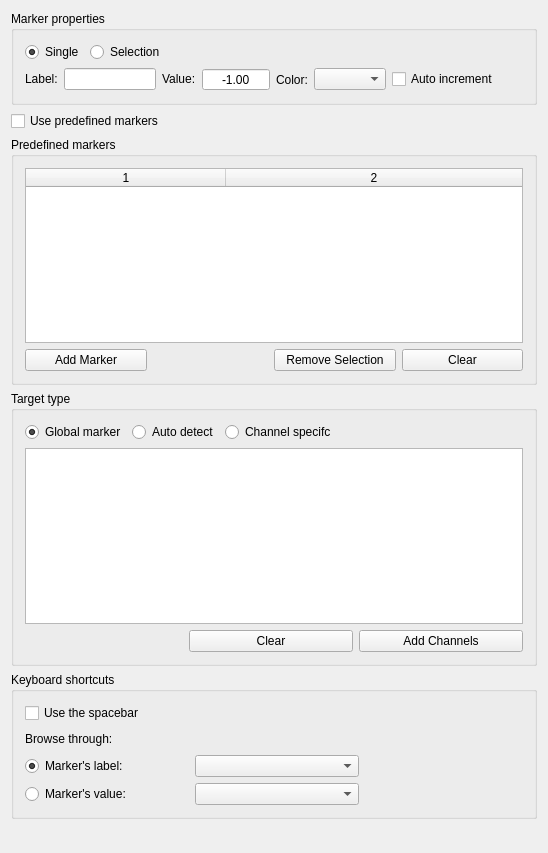
<?xml version="1.0" encoding="UTF-8"?>
<ui version="4.0">
 <class>AwMarkerInspectorUI</class>
 <widget class="QWidget" name="AwMarkerInspectorUI">
  <property name="geometry">
   <rect>
    <x>0</x>
    <y>0</y>
    <width>548</width>
    <height>853</height>
   </rect>
  </property>
  <property name="sizePolicy">
   <sizepolicy hsizetype="Preferred" vsizetype="Preferred">
    <horstretch>0</horstretch>
    <verstretch>0</verstretch>
   </sizepolicy>
  </property>
  <property name="windowTitle">
   <string>Adding Markers</string>
  </property>
  <property name="windowIcon">
   <iconset resource="../../resources/AnyWave.qrc">
    <normaloff>:/images/AnyWave_icon.png</normaloff>:/images/AnyWave_icon.png</iconset>
  </property>
  <layout class="QVBoxLayout" name="verticalLayout_5">
   <item>
    <widget class="QGroupBox" name="groupBox">
     <property name="sizePolicy">
      <sizepolicy hsizetype="Preferred" vsizetype="Preferred">
       <horstretch>0</horstretch>
       <verstretch>0</verstretch>
      </sizepolicy>
     </property>
     <property name="title">
      <string>Marker properties</string>
     </property>
     <layout class="QVBoxLayout" name="verticalLayout_2">
      <item>
       <layout class="QHBoxLayout" name="horizontalLayout_8">
        <item>
         <widget class="QRadioButton" name="radioSingle">
          <property name="sizePolicy">
           <sizepolicy hsizetype="Preferred" vsizetype="Fixed">
            <horstretch>0</horstretch>
            <verstretch>0</verstretch>
           </sizepolicy>
          </property>
          <property name="text">
           <string>Single</string>
          </property>
          <property name="checked">
           <bool>true</bool>
          </property>
         </widget>
        </item>
        <item>
         <widget class="QRadioButton" name="radioSelection">
          <property name="sizePolicy">
           <sizepolicy hsizetype="Preferred" vsizetype="Fixed">
            <horstretch>0</horstretch>
            <verstretch>0</verstretch>
           </sizepolicy>
          </property>
          <property name="text">
           <string>Selection</string>
          </property>
         </widget>
        </item>
        <item>
         <spacer name="horizontalSpacer_3">
          <property name="orientation">
           <enum>Qt::Horizontal</enum>
          </property>
          <property name="sizeHint" stdset="0">
           <size>
            <width>40</width>
            <height>20</height>
           </size>
          </property>
         </spacer>
        </item>
       </layout>
      </item>
      <item>
       <layout class="QHBoxLayout" name="horizontalLayout" stretch="1,0,0,0,0,0,0,0">
        <item>
         <widget class="QLabel" name="labelName">
          <property name="sizePolicy">
           <sizepolicy hsizetype="Preferred" vsizetype="Fixed">
            <horstretch>0</horstretch>
            <verstretch>0</verstretch>
           </sizepolicy>
          </property>
          <property name="text">
           <string>Label:</string>
          </property>
          <property name="scaledContents">
           <bool>true</bool>
          </property>
         </widget>
        </item>
        <item>
         <widget class="QLineEdit" name="lineEditName">
          <property name="sizePolicy">
           <sizepolicy hsizetype="Expanding" vsizetype="Fixed">
            <horstretch>0</horstretch>
            <verstretch>0</verstretch>
           </sizepolicy>
          </property>
         </widget>
        </item>
        <item>
         <widget class="QLabel" name="labelValue">
          <property name="sizePolicy">
           <sizepolicy hsizetype="Preferred" vsizetype="Fixed">
            <horstretch>0</horstretch>
            <verstretch>0</verstretch>
           </sizepolicy>
          </property>
          <property name="text">
           <string>Value:</string>
          </property>
          <property name="scaledContents">
           <bool>true</bool>
          </property>
          <property name="buddy">
           <cstring>spinValue</cstring>
          </property>
         </widget>
        </item>
        <item>
         <widget class="QDoubleSpinBox" name="spinValue">
          <property name="sizePolicy">
           <sizepolicy hsizetype="Preferred" vsizetype="Fixed">
            <horstretch>0</horstretch>
            <verstretch>0</verstretch>
           </sizepolicy>
          </property>
          <property name="alignment">
           <set>Qt::AlignCenter</set>
          </property>
          <property name="buttonSymbols">
           <enum>QAbstractSpinBox::NoButtons</enum>
          </property>
          <property name="minimum">
           <double>-1.000000000000000</double>
          </property>
          <property name="maximum">
           <double>1000000000000000013287555072.000000000000000</double>
          </property>
          <property name="value">
           <double>-1.000000000000000</double>
          </property>
         </widget>
        </item>
        <item>
         <widget class="QLabel" name="label">
          <property name="text">
           <string>Color:</string>
          </property>
         </widget>
        </item>
        <item>
         <widget class="QComboBox" name="comboBoxColor">
          <property name="sizePolicy">
           <sizepolicy hsizetype="Expanding" vsizetype="Fixed">
            <horstretch>0</horstretch>
            <verstretch>0</verstretch>
           </sizepolicy>
          </property>
         </widget>
        </item>
        <item>
         <widget class="QCheckBox" name="checkAutoInc">
          <property name="sizePolicy">
           <sizepolicy hsizetype="Preferred" vsizetype="Fixed">
            <horstretch>0</horstretch>
            <verstretch>0</verstretch>
           </sizepolicy>
          </property>
          <property name="text">
           <string>Auto increment</string>
          </property>
         </widget>
        </item>
        <item>
         <spacer name="horizontalSpacer_5">
          <property name="orientation">
           <enum>Qt::Horizontal</enum>
          </property>
          <property name="sizeHint" stdset="0">
           <size>
            <width>40</width>
            <height>20</height>
           </size>
          </property>
         </spacer>
        </item>
       </layout>
      </item>
     </layout>
    </widget>
   </item>
   <item>
    <layout class="QHBoxLayout" name="horizontalLayout_13">
     <item>
      <widget class="QCheckBox" name="checkPredefined">
       <property name="sizePolicy">
        <sizepolicy hsizetype="Preferred" vsizetype="Fixed">
         <horstretch>0</horstretch>
         <verstretch>0</verstretch>
        </sizepolicy>
       </property>
       <property name="text">
        <string>Use predefined markers</string>
       </property>
      </widget>
     </item>
     <item>
      <spacer name="horizontalSpacer_11">
       <property name="orientation">
        <enum>Qt::Horizontal</enum>
       </property>
       <property name="sizeHint" stdset="0">
        <size>
         <width>40</width>
         <height>20</height>
        </size>
       </property>
      </spacer>
     </item>
    </layout>
   </item>
   <item>
    <widget class="QGroupBox" name="groupBoxPredefined">
     <property name="sizePolicy">
      <sizepolicy hsizetype="Preferred" vsizetype="Preferred">
       <horstretch>0</horstretch>
       <verstretch>0</verstretch>
      </sizepolicy>
     </property>
     <property name="title">
      <string>Predefined markers</string>
     </property>
     <layout class="QVBoxLayout" name="verticalLayout">
      <item>
       <widget class="QTableWidget" name="table">
        <property name="minimumSize">
         <size>
          <width>0</width>
          <height>150</height>
         </size>
        </property>
        <property name="editTriggers">
         <set>QAbstractItemView::NoEditTriggers</set>
        </property>
        <property name="alternatingRowColors">
         <bool>true</bool>
        </property>
        <property name="selectionMode">
         <enum>QAbstractItemView::MultiSelection</enum>
        </property>
        <property name="selectionBehavior">
         <enum>QAbstractItemView::SelectRows</enum>
        </property>
        <property name="columnCount">
         <number>2</number>
        </property>
        <attribute name="horizontalHeaderVisible">
         <bool>true</bool>
        </attribute>
        <attribute name="horizontalHeaderCascadingSectionResizes">
         <bool>false</bool>
        </attribute>
        <attribute name="horizontalHeaderMinimumSectionSize">
         <number>30</number>
        </attribute>
        <attribute name="horizontalHeaderDefaultSectionSize">
         <number>200</number>
        </attribute>
        <attribute name="horizontalHeaderShowSortIndicator" stdset="0">
         <bool>false</bool>
        </attribute>
        <attribute name="horizontalHeaderStretchLastSection">
         <bool>true</bool>
        </attribute>
        <attribute name="verticalHeaderVisible">
         <bool>false</bool>
        </attribute>
        <column/>
        <column/>
       </widget>
      </item>
      <item>
       <layout class="QHBoxLayout" name="horizontalLayout_2">
        <item>
         <widget class="QPushButton" name="buttonAddMarker">
          <property name="sizePolicy">
           <sizepolicy hsizetype="Expanding" vsizetype="Fixed">
            <horstretch>0</horstretch>
            <verstretch>0</verstretch>
           </sizepolicy>
          </property>
          <property name="text">
           <string>Add Marker</string>
          </property>
         </widget>
        </item>
        <item>
         <spacer name="horizontalSpacer">
          <property name="orientation">
           <enum>Qt::Horizontal</enum>
          </property>
          <property name="sizeHint" stdset="0">
           <size>
            <width>13</width>
            <height>20</height>
           </size>
          </property>
         </spacer>
        </item>
        <item>
         <widget class="QPushButton" name="buttonRemoveSelection">
          <property name="sizePolicy">
           <sizepolicy hsizetype="Expanding" vsizetype="Fixed">
            <horstretch>0</horstretch>
            <verstretch>0</verstretch>
           </sizepolicy>
          </property>
          <property name="text">
           <string>Remove Selection</string>
          </property>
         </widget>
        </item>
        <item>
         <widget class="QPushButton" name="buttonClearList">
          <property name="sizePolicy">
           <sizepolicy hsizetype="Expanding" vsizetype="Fixed">
            <horstretch>0</horstretch>
            <verstretch>0</verstretch>
           </sizepolicy>
          </property>
          <property name="text">
           <string>Clear</string>
          </property>
         </widget>
        </item>
       </layout>
      </item>
     </layout>
    </widget>
   </item>
   <item>
    <widget class="QGroupBox" name="groupBoxSettings">
     <property name="sizePolicy">
      <sizepolicy hsizetype="Preferred" vsizetype="Preferred">
       <horstretch>0</horstretch>
       <verstretch>0</verstretch>
      </sizepolicy>
     </property>
     <property name="title">
      <string>Target type</string>
     </property>
     <layout class="QVBoxLayout" name="verticalLayout_3">
      <item>
       <layout class="QHBoxLayout" name="horizontalLayout_3">
        <item>
         <widget class="QRadioButton" name="radioGlobal">
          <property name="sizePolicy">
           <sizepolicy hsizetype="Preferred" vsizetype="Preferred">
            <horstretch>0</horstretch>
            <verstretch>0</verstretch>
           </sizepolicy>
          </property>
          <property name="toolTip">
           <string>Marker will be global</string>
          </property>
          <property name="text">
           <string>Global marker</string>
          </property>
          <property name="checked">
           <bool>true</bool>
          </property>
         </widget>
        </item>
        <item>
         <widget class="QRadioButton" name="radioAutoDetect">
          <property name="sizePolicy">
           <sizepolicy hsizetype="Minimum" vsizetype="Preferred">
            <horstretch>0</horstretch>
            <verstretch>0</verstretch>
           </sizepolicy>
          </property>
          <property name="toolTip">
           <string>Mouse click over a channel to make it the target for the marker</string>
          </property>
          <property name="text">
           <string>Auto detect</string>
          </property>
         </widget>
        </item>
        <item>
         <widget class="QRadioButton" name="radioSpecific">
          <property name="sizePolicy">
           <sizepolicy hsizetype="Preferred" vsizetype="Preferred">
            <horstretch>0</horstretch>
            <verstretch>0</verstretch>
           </sizepolicy>
          </property>
          <property name="toolTip">
           <string>Marker will target specific channel(s)</string>
          </property>
          <property name="text">
           <string>Channel specifc</string>
          </property>
         </widget>
        </item>
        <item>
         <spacer name="horizontalSpacer_6">
          <property name="orientation">
           <enum>Qt::Horizontal</enum>
          </property>
          <property name="sizeHint" stdset="0">
           <size>
            <width>40</width>
            <height>20</height>
           </size>
          </property>
         </spacer>
        </item>
       </layout>
      </item>
      <item>
       <widget class="QListWidget" name="listWidgetTargets">
        <property name="sizePolicy">
         <sizepolicy hsizetype="Expanding" vsizetype="Preferred">
          <horstretch>0</horstretch>
          <verstretch>0</verstretch>
         </sizepolicy>
        </property>
        <property name="minimumSize">
         <size>
          <width>0</width>
          <height>150</height>
         </size>
        </property>
       </widget>
      </item>
      <item>
       <layout class="QHBoxLayout" name="horizontalLayout_4">
        <item>
         <spacer name="horizontalSpacerTargets">
          <property name="orientation">
           <enum>Qt::Horizontal</enum>
          </property>
          <property name="sizeHint" stdset="0">
           <size>
            <width>40</width>
            <height>20</height>
           </size>
          </property>
         </spacer>
        </item>
        <item>
         <widget class="QPushButton" name="buttonClearTargets">
          <property name="sizePolicy">
           <sizepolicy hsizetype="Expanding" vsizetype="Fixed">
            <horstretch>0</horstretch>
            <verstretch>0</verstretch>
           </sizepolicy>
          </property>
          <property name="toolTip">
           <string>Clear actual targets</string>
          </property>
          <property name="text">
           <string>Clear</string>
          </property>
         </widget>
        </item>
        <item>
         <widget class="QPushButton" name="buttonAddChannels">
          <property name="sizePolicy">
           <sizepolicy hsizetype="Expanding" vsizetype="Fixed">
            <horstretch>0</horstretch>
            <verstretch>0</verstretch>
           </sizepolicy>
          </property>
          <property name="toolTip">
           <string>Add channel(s) as targets for the marker</string>
          </property>
          <property name="text">
           <string>Add Channels</string>
          </property>
         </widget>
        </item>
       </layout>
      </item>
     </layout>
    </widget>
   </item>
   <item>
    <widget class="QGroupBox" name="groupBoxShortcuts">
     <property name="sizePolicy">
      <sizepolicy hsizetype="Preferred" vsizetype="Preferred">
       <horstretch>0</horstretch>
       <verstretch>0</verstretch>
      </sizepolicy>
     </property>
     <property name="title">
      <string>Keyboard shortcuts</string>
     </property>
     <layout class="QVBoxLayout" name="verticalLayout_4">
      <item>
       <layout class="QHBoxLayout" name="horizontalLayout_9">
        <item>
         <widget class="QCheckBox" name="checkBindingActive">
          <property name="sizePolicy">
           <sizepolicy hsizetype="Expanding" vsizetype="Preferred">
            <horstretch>0</horstretch>
            <verstretch>0</verstretch>
           </sizepolicy>
          </property>
          <property name="text">
           <string>Use the spacebar</string>
          </property>
         </widget>
        </item>
        <item>
         <spacer name="horizontalSpacer_2">
          <property name="orientation">
           <enum>Qt::Horizontal</enum>
          </property>
          <property name="sizeHint" stdset="0">
           <size>
            <width>40</width>
            <height>20</height>
           </size>
          </property>
         </spacer>
        </item>
       </layout>
      </item>
      <item>
       <layout class="QHBoxLayout" name="horizontalLayout_10">
        <item>
         <widget class="QLabel" name="labelBrowse">
          <property name="text">
           <string>Browse through:</string>
          </property>
         </widget>
        </item>
        <item>
         <spacer name="horizontalSpacer_10">
          <property name="orientation">
           <enum>Qt::Horizontal</enum>
          </property>
          <property name="sizeHint" stdset="0">
           <size>
            <width>40</width>
            <height>20</height>
           </size>
          </property>
         </spacer>
        </item>
       </layout>
      </item>
      <item>
       <layout class="QHBoxLayout" name="horizontalLayout_11">
        <item>
         <widget class="QRadioButton" name="radioLabels">
          <property name="sizePolicy">
           <sizepolicy hsizetype="Expanding" vsizetype="Preferred">
            <horstretch>0</horstretch>
            <verstretch>0</verstretch>
           </sizepolicy>
          </property>
          <property name="text">
           <string>Marker's label:</string>
          </property>
          <property name="checked">
           <bool>true</bool>
          </property>
         </widget>
        </item>
        <item>
         <widget class="QComboBox" name="comboLabels">
          <property name="sizePolicy">
           <sizepolicy hsizetype="Expanding" vsizetype="Preferred">
            <horstretch>0</horstretch>
            <verstretch>0</verstretch>
           </sizepolicy>
          </property>
         </widget>
        </item>
        <item>
         <spacer name="horizontalSpacer_8">
          <property name="orientation">
           <enum>Qt::Horizontal</enum>
          </property>
          <property name="sizeHint" stdset="0">
           <size>
            <width>40</width>
            <height>20</height>
           </size>
          </property>
         </spacer>
        </item>
       </layout>
      </item>
      <item>
       <layout class="QHBoxLayout" name="horizontalLayout_12">
        <item>
         <widget class="QRadioButton" name="radioValues">
          <property name="sizePolicy">
           <sizepolicy hsizetype="Expanding" vsizetype="Preferred">
            <horstretch>0</horstretch>
            <verstretch>0</verstretch>
           </sizepolicy>
          </property>
          <property name="text">
           <string>Marker's value:</string>
          </property>
         </widget>
        </item>
        <item>
         <widget class="QComboBox" name="comboValues">
          <property name="sizePolicy">
           <sizepolicy hsizetype="Expanding" vsizetype="Preferred">
            <horstretch>0</horstretch>
            <verstretch>0</verstretch>
           </sizepolicy>
          </property>
         </widget>
        </item>
        <item>
         <spacer name="horizontalSpacer_9">
          <property name="orientation">
           <enum>Qt::Horizontal</enum>
          </property>
          <property name="sizeHint" stdset="0">
           <size>
            <width>40</width>
            <height>20</height>
           </size>
          </property>
         </spacer>
        </item>
       </layout>
      </item>
     </layout>
    </widget>
   </item>
   <item>
    <spacer name="verticalSpacer">
     <property name="orientation">
      <enum>Qt::Vertical</enum>
     </property>
     <property name="sizeHint" stdset="0">
      <size>
       <width>20</width>
       <height>40</height>
      </size>
     </property>
    </spacer>
   </item>
  </layout>
 </widget>
 <layoutdefault spacing="6" margin="11"/>
 <resources>
  <include location="../../resources/AnyWave.qrc"/>
 </resources>
 <connections>
  <connection>
   <sender>radioGlobal</sender>
   <signal>toggled(bool)</signal>
   <receiver>listWidgetTargets</receiver>
   <slot>setHidden(bool)</slot>
   <hints>
    <hint type="sourcelabel">
     <x>77</x>
     <y>425</y>
    </hint>
    <hint type="destinationlabel">
     <x>66</x>
     <y>456</y>
    </hint>
   </hints>
  </connection>
  <connection>
   <sender>radioSpecific</sender>
   <signal>toggled(bool)</signal>
   <receiver>listWidgetTargets</receiver>
   <slot>setVisible(bool)</slot>
   <hints>
    <hint type="sourcelabel">
     <x>297</x>
     <y>425</y>
    </hint>
    <hint type="destinationlabel">
     <x>173</x>
     <y>441</y>
    </hint>
   </hints>
  </connection>
  <connection>
   <sender>radioGlobal</sender>
   <signal>toggled(bool)</signal>
   <receiver>buttonAddChannels</receiver>
   <slot>setHidden(bool)</slot>
   <hints>
    <hint type="sourcelabel">
     <x>107</x>
     <y>425</y>
    </hint>
    <hint type="destinationlabel">
     <x>527</x>
     <y>647</y>
    </hint>
   </hints>
  </connection>
  <connection>
   <sender>radioSpecific</sender>
   <signal>toggled(bool)</signal>
   <receiver>buttonAddChannels</receiver>
   <slot>setVisible(bool)</slot>
   <hints>
    <hint type="sourcelabel">
     <x>297</x>
     <y>425</y>
    </hint>
    <hint type="destinationlabel">
     <x>527</x>
     <y>647</y>
    </hint>
   </hints>
  </connection>
  <connection>
   <sender>checkPredefined</sender>
   <signal>toggled(bool)</signal>
   <receiver>groupBoxPredefined</receiver>
   <slot>setVisible(bool)</slot>
   <hints>
    <hint type="sourcelabel">
     <x>146</x>
     <y>116</y>
    </hint>
    <hint type="destinationlabel">
     <x>314</x>
     <y>200</y>
    </hint>
   </hints>
  </connection>
  <connection>
   <sender>buttonAddMarker</sender>
   <signal>clicked()</signal>
   <receiver>AwMarkerInspectorUI</receiver>
   <slot>addPredefinedMarker()</slot>
   <hints>
    <hint type="sourcelabel">
     <x>84</x>
     <y>364</y>
    </hint>
    <hint type="destinationlabel">
     <x>6</x>
     <y>186</y>
    </hint>
   </hints>
  </connection>
  <connection>
   <sender>buttonClearList</sender>
   <signal>clicked()</signal>
   <receiver>AwMarkerInspectorUI</receiver>
   <slot>clearPredefinedMarkers()</slot>
   <hints>
    <hint type="sourcelabel">
     <x>527</x>
     <y>364</y>
    </hint>
    <hint type="destinationlabel">
     <x>315</x>
     <y>218</y>
    </hint>
   </hints>
  </connection>
  <connection>
   <sender>buttonRemoveSelection</sender>
   <signal>clicked()</signal>
   <receiver>AwMarkerInspectorUI</receiver>
   <slot>removeSelectedPredefinedMarkers()</slot>
   <hints>
    <hint type="sourcelabel">
     <x>399</x>
     <y>364</y>
    </hint>
    <hint type="destinationlabel">
     <x>315</x>
     <y>172</y>
    </hint>
   </hints>
  </connection>
  <connection>
   <sender>checkPredefined</sender>
   <signal>toggled(bool)</signal>
   <receiver>AwMarkerInspectorUI</receiver>
   <slot>changeUsePredefined(bool)</slot>
   <hints>
    <hint type="sourcelabel">
     <x>146</x>
     <y>116</y>
    </hint>
    <hint type="destinationlabel">
     <x>315</x>
     <y>48</y>
    </hint>
   </hints>
  </connection>
  <connection>
   <sender>buttonAddChannels</sender>
   <signal>clicked()</signal>
   <receiver>AwMarkerInspectorUI</receiver>
   <slot>addTargets()</slot>
   <hints>
    <hint type="sourcelabel">
     <x>527</x>
     <y>647</y>
    </hint>
    <hint type="destinationlabel">
     <x>311</x>
     <y>701</y>
    </hint>
   </hints>
  </connection>
  <connection>
   <sender>radioSpecific</sender>
   <signal>toggled(bool)</signal>
   <receiver>AwMarkerInspectorUI</receiver>
   <slot>changeTargetChannels(bool)</slot>
   <hints>
    <hint type="sourcelabel">
     <x>297</x>
     <y>425</y>
    </hint>
    <hint type="destinationlabel">
     <x>312</x>
     <y>597</y>
    </hint>
   </hints>
  </connection>
  <connection>
   <sender>radioGlobal</sender>
   <signal>toggled(bool)</signal>
   <receiver>AwMarkerInspectorUI</receiver>
   <slot>changeTargetChannels(bool)</slot>
   <hints>
    <hint type="sourcelabel">
     <x>55</x>
     <y>425</y>
    </hint>
    <hint type="destinationlabel">
     <x>5</x>
     <y>418</y>
    </hint>
   </hints>
  </connection>
  <connection>
   <sender>checkBindingActive</sender>
   <signal>toggled(bool)</signal>
   <receiver>radioLabels</receiver>
   <slot>setVisible(bool)</slot>
   <hints>
    <hint type="sourcelabel">
     <x>97</x>
     <y>708</y>
    </hint>
    <hint type="destinationlabel">
     <x>112</x>
     <y>764</y>
    </hint>
   </hints>
  </connection>
  <connection>
   <sender>checkBindingActive</sender>
   <signal>toggled(bool)</signal>
   <receiver>comboLabels</receiver>
   <slot>setVisible(bool)</slot>
   <hints>
    <hint type="sourcelabel">
     <x>150</x>
     <y>708</y>
    </hint>
    <hint type="destinationlabel">
     <x>356</x>
     <y>764</y>
    </hint>
   </hints>
  </connection>
  <connection>
   <sender>checkBindingActive</sender>
   <signal>toggled(bool)</signal>
   <receiver>labelBrowse</receiver>
   <slot>setVisible(bool)</slot>
   <hints>
    <hint type="sourcelabel">
     <x>132</x>
     <y>708</y>
    </hint>
    <hint type="destinationlabel">
     <x>84</x>
     <y>736</y>
    </hint>
   </hints>
  </connection>
  <connection>
   <sender>checkBindingActive</sender>
   <signal>toggled(bool)</signal>
   <receiver>radioValues</receiver>
   <slot>setVisible(bool)</slot>
   <hints>
    <hint type="sourcelabel">
     <x>88</x>
     <y>708</y>
    </hint>
    <hint type="destinationlabel">
     <x>67</x>
     <y>792</y>
    </hint>
   </hints>
  </connection>
  <connection>
   <sender>checkBindingActive</sender>
   <signal>toggled(bool)</signal>
   <receiver>comboValues</receiver>
   <slot>setVisible(bool)</slot>
   <hints>
    <hint type="sourcelabel">
     <x>98</x>
     <y>708</y>
    </hint>
    <hint type="destinationlabel">
     <x>356</x>
     <y>792</y>
    </hint>
   </hints>
  </connection>
  <connection>
   <sender>checkBindingActive</sender>
   <signal>toggled(bool)</signal>
   <receiver>AwMarkerInspectorUI</receiver>
   <slot>changeUseShortcut(bool)</slot>
   <hints>
    <hint type="sourcelabel">
     <x>161</x>
     <y>708</y>
    </hint>
    <hint type="destinationlabel">
     <x>365</x>
     <y>837</y>
    </hint>
   </hints>
  </connection>
  <connection>
   <sender>radioLabels</sender>
   <signal>toggled(bool)</signal>
   <receiver>AwMarkerInspectorUI</receiver>
   <slot>changeKeyBinding()</slot>
   <hints>
    <hint type="sourcelabel">
     <x>89</x>
     <y>764</y>
    </hint>
    <hint type="destinationlabel">
     <x>4</x>
     <y>852</y>
    </hint>
   </hints>
  </connection>
  <connection>
   <sender>radioValues</sender>
   <signal>toggled(bool)</signal>
   <receiver>AwMarkerInspectorUI</receiver>
   <slot>changeKeyBinding()</slot>
   <hints>
    <hint type="sourcelabel">
     <x>82</x>
     <y>792</y>
    </hint>
    <hint type="destinationlabel">
     <x>8</x>
     <y>834</y>
    </hint>
   </hints>
  </connection>
  <connection>
   <sender>comboLabels</sender>
   <signal>currentIndexChanged(QString)</signal>
   <receiver>AwMarkerInspectorUI</receiver>
   <slot>changeComboBinding()</slot>
   <hints>
    <hint type="sourcelabel">
     <x>346</x>
     <y>764</y>
    </hint>
    <hint type="destinationlabel">
     <x>369</x>
     <y>792</y>
    </hint>
   </hints>
  </connection>
  <connection>
   <sender>comboValues</sender>
   <signal>currentIndexChanged(QString)</signal>
   <receiver>AwMarkerInspectorUI</receiver>
   <slot>changeComboBinding()</slot>
   <hints>
    <hint type="sourcelabel">
     <x>337</x>
     <y>792</y>
    </hint>
    <hint type="destinationlabel">
     <x>343</x>
     <y>826</y>
    </hint>
   </hints>
  </connection>
  <connection>
   <sender>buttonClearTargets</sender>
   <signal>clicked()</signal>
   <receiver>AwMarkerInspectorUI</receiver>
   <slot>clearTargets()</slot>
   <hints>
    <hint type="sourcelabel">
     <x>356</x>
     <y>647</y>
    </hint>
    <hint type="destinationlabel">
     <x>370</x>
     <y>651</y>
    </hint>
   </hints>
  </connection>
  <connection>
   <sender>radioAutoDetect</sender>
   <signal>toggled(bool)</signal>
   <receiver>listWidgetTargets</receiver>
   <slot>setHidden(bool)</slot>
   <hints>
    <hint type="sourcelabel">
     <x>193</x>
     <y>425</y>
    </hint>
    <hint type="destinationlabel">
     <x>129</x>
     <y>460</y>
    </hint>
   </hints>
  </connection>
  <connection>
   <sender>radioAutoDetect</sender>
   <signal>toggled(bool)</signal>
   <receiver>buttonClearTargets</receiver>
   <slot>setHidden(bool)</slot>
   <hints>
    <hint type="sourcelabel">
     <x>193</x>
     <y>425</y>
    </hint>
    <hint type="destinationlabel">
     <x>356</x>
     <y>647</y>
    </hint>
   </hints>
  </connection>
  <connection>
   <sender>radioGlobal</sender>
   <signal>toggled(bool)</signal>
   <receiver>buttonClearTargets</receiver>
   <slot>setHidden(bool)</slot>
   <hints>
    <hint type="sourcelabel">
     <x>107</x>
     <y>425</y>
    </hint>
    <hint type="destinationlabel">
     <x>356</x>
     <y>647</y>
    </hint>
   </hints>
  </connection>
  <connection>
   <sender>radioAutoDetect</sender>
   <signal>toggled(bool)</signal>
   <receiver>buttonAddChannels</receiver>
   <slot>setHidden(bool)</slot>
   <hints>
    <hint type="sourcelabel">
     <x>193</x>
     <y>425</y>
    </hint>
    <hint type="destinationlabel">
     <x>527</x>
     <y>647</y>
    </hint>
   </hints>
  </connection>
  <connection>
   <sender>radioAutoDetect</sender>
   <signal>toggled(bool)</signal>
   <receiver>AwMarkerInspectorUI</receiver>
   <slot>changeTargetChannels(bool)</slot>
   <hints>
    <hint type="sourcelabel">
     <x>193</x>
     <y>425</y>
    </hint>
    <hint type="destinationlabel">
     <x>1</x>
     <y>619</y>
    </hint>
   </hints>
  </connection>
 </connections>
 <slots>
  <slot>addPredefinedMarker()</slot>
  <slot>clearPredefinedMarkers()</slot>
  <slot>removeSelectedPredefinedMarkers()</slot>
  <slot>changeUsePredefined(bool)</slot>
  <slot>addTargets()</slot>
  <slot>changeTargetChannels(bool)</slot>
  <slot>editKeyBindings()</slot>
  <slot>changeUseShortcut(bool)</slot>
  <slot>changeKeyBinding()</slot>
  <slot>changeComboBinding()</slot>
  <slot>clearTargets()</slot>
 </slots>
</ui>
